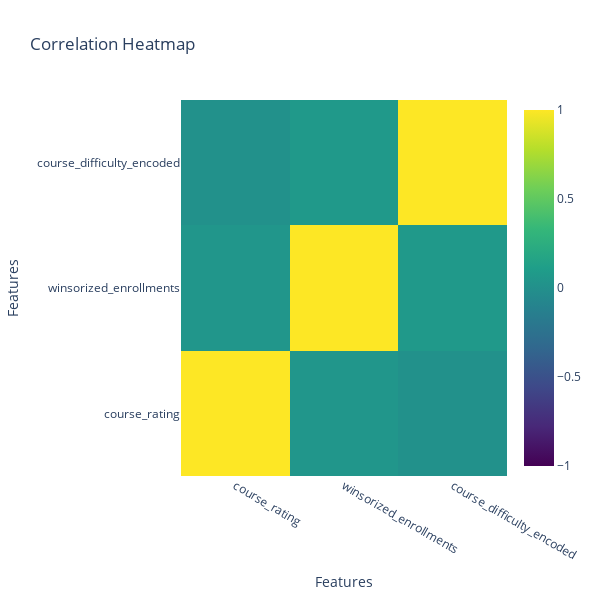

The code cell stored with this chart in its notebook:
### Markdown cell above
### Visualization of correllation matrix

### Code cell
correlation_matrix = df[['course_rating', 'winsorized_enrollments', 'course_difficulty_encoded']].corr()
heatmap_fig = go.Figure(
    data=go.Heatmap(
        z=correlation_matrix.values,
        x=correlation_matrix.columns,
        y=correlation_matrix.index,
        colorscale='Viridis',
        zmin=-1,
        zmax=1
    )
)

# Update layout for better visualization
heatmap_fig.update_layout(
    title='Correlation Heatmap',
    xaxis_title='Features',
    yaxis_title='Features',
    width=600,
    height=600
)

# Display the heatmap
heatmap_fig.show()

### Figure 1 — Plotly figure (JSON) as saved in the notebook; plotly's stock layout.template omitted (floating-point values rounded to 4 significant figures)
{"data": [{"colorscale": [[0, "#440154"], [0.1111, "#482878"], [0.2222, "#3e4989"], [0.3333, "#31688e"], [0.4444, "#26828e"], [0.5556, "#1f9e89"], [0.6667, "#35b779"], [0.7778, "#6ece58"], [0.8889, "#b5de2b"], [1, "#fde725"]], "type": "heatmap", "x": ["course_rating", "winsorized_enrollments", "course_difficulty_encoded"], "y": ["course_rating", "winsorized_enrollments", "course_difficulty_encoded"], "z": [[1, 0.04374, 0.009241], [0.04374, 1, 0.06861], [0.009241, 0.06861, 1]], "zmax": 1, "zmin": -1}], "layout": {"height": 600, "title": {"text": "Correlation Heatmap"}, "width": 600, "xaxis": {"title": {"text": "Features"}}, "yaxis": {"title": {"text": "Features"}}}}
